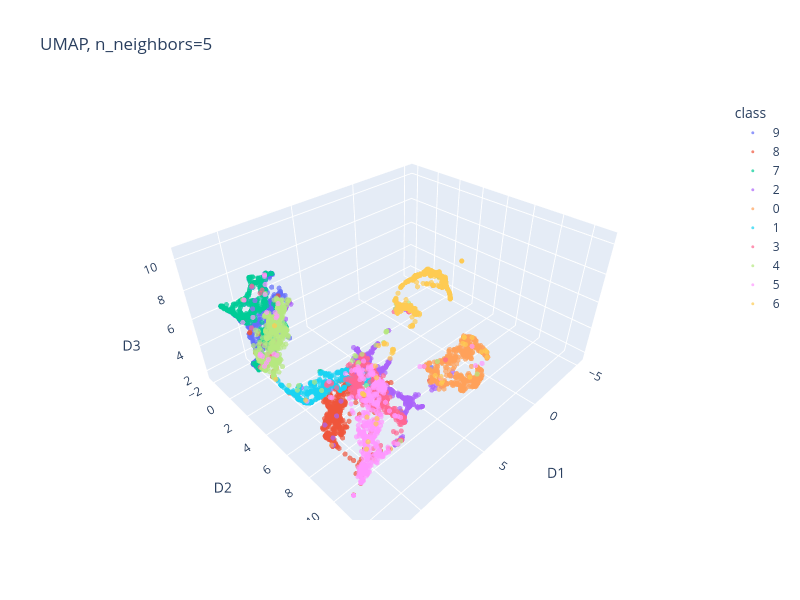
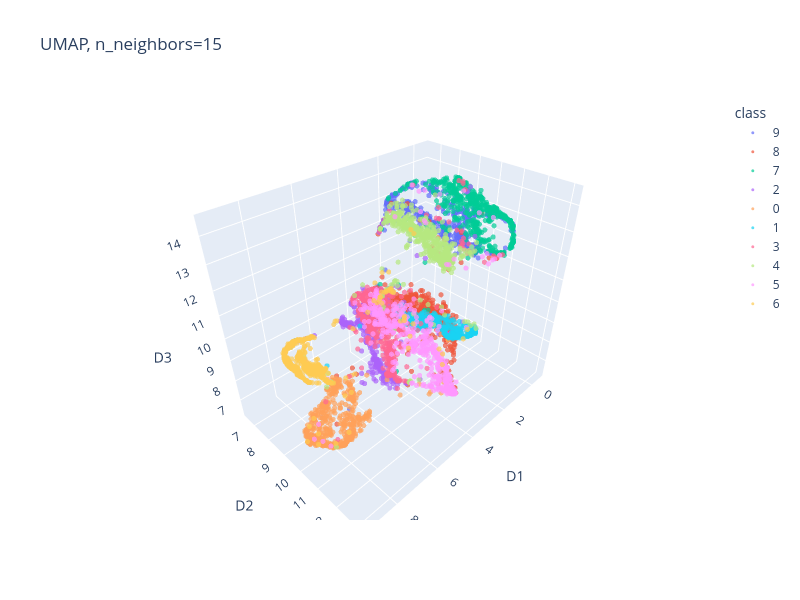
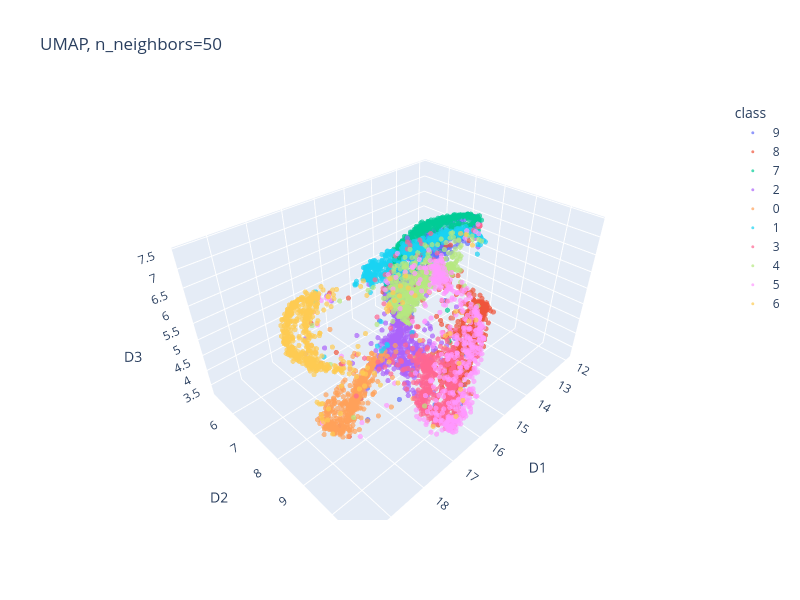

Here is the notebook cell these charts were saved with, in order:
### Code cell
for nn in [5, 15, 50]:
    reducer = umap.UMAP(n_components=3, n_neighbors=nn, min_dist=0.1, random_state=42)
    X_umap = reducer.fit_transform(X_scaled)
    umap_df = pd.DataFrame({
        "D1": X_umap[:, 0], "D2": X_umap[:, 1], "D3": X_umap[:, 2],
        "class": [class_names[c] for c in y_sub]
    })
    fig = px.scatter_3d(umap_df, x="D1", y="D2", z="D3", color="class",
                        opacity=0.7, height=600, width=800,
                        title=f"UMAP, n_neighbors={nn}")
    fig.update_traces(marker_size=3)
    fig.show()

### Figure 1 — Plotly figure (JSON) as saved in the notebook; plotly's stock layout.template omitted (floating-point values rounded to 4 significant figures; data arrays with more than 128 entries replaced by an {"elided": "..."} marker saying what was removed)
{"data": [{"hovertemplate": "class=9<br>D1=%{x}<br>D2=%{y}<br>D3=%{z}<extra></extra>", "legendgroup": "9", "marker": {"color": "#636efa", "opacity": 0.7, "size": 3, "symbol": "circle"}, "mode": "markers", "name": "9", "scene": "scene", "showlegend": true, "type": "scatter3d", "x": {"elided": "500 float values"}, "y": {"elided": "500 float values"}, "z": {"elided": "500 float values"}}, {"hovertemplate": "class=8<br>D1=%{x}<br>D2=%{y}<br>D3=%{z}<extra></extra>", "legendgroup": "8", "marker": {"color": "#EF553B", "opacity": 0.7, "size": 3, "symbol": "circle"}, "mode": "markers", "name": "8", "scene": "scene", "showlegend": true, "type": "scatter3d", "x": {"elided": "500 float values"}, "y": {"elided": "500 float values"}, "z": {"elided": "500 float values"}}, {"hovertemplate": "class=7<br>D1=%{x}<br>D2=%{y}<br>D3=%{z}<extra></extra>", "legendgroup": "7", "marker": {"color": "#00cc96", "opacity": 0.7, "size": 3, "symbol": "circle"}, "mode": "markers", "name": "7", "scene": "scene", "showlegend": true, "type": "scatter3d", "x": {"elided": "500 float values"}, "y": {"elided": "500 float values"}, "z": {"elided": "500 float values"}}, {"hovertemplate": "class=2<br>D1=%{x}<br>D2=%{y}<br>D3=%{z}<extra></extra>", "legendgroup": "2", "marker": {"color": "#ab63fa", "opacity": 0.7, "size": 3, "symbol": "circle"}, "mode": "markers", "name": "2", "scene": "scene", "showlegend": true, "type": "scatter3d", "x": {"elided": "500 float values"}, "y": {"elided": "500 float values"}, "z": {"elided": "500 float values"}}, {"hovertemplate": "class=0<br>D1=%{x}<br>D2=%{y}<br>D3=%{z}<extra></extra>", "legendgroup": "0", "marker": {"color": "#FFA15A", "opacity": 0.7, "size": 3, "symbol": "circle"}, "mode": "markers", "name": "0", "scene": "scene", "showlegend": true, "type": "scatter3d", "x": {"elided": "500 float values"}, "y": {"elided": "500 float values"}, "z": {"elided": "500 float values"}}, {"hovertemplate": "class=1<br>D1=%{x}<br>D2=%{y}<br>D3=%{z}<extra></extra>", "legendgroup": "1", "marker": {"color": "#19d3f3", "opacity": 0.7, "size": 3, "symbol": "circle"}, "mode": "markers", "name": "1", "scene": "scene", "showlegend": true, "type": "scatter3d", "x": {"elided": "500 float values"}, "y": {"elided": "500 float values"}, "z": {"elided": "500 float values"}}, {"hovertemplate": "class=3<br>D1=%{x}<br>D2=%{y}<br>D3=%{z}<extra></extra>", "legendgroup": "3", "marker": {"color": "#FF6692", "opacity": 0.7, "size": 3, "symbol": "circle"}, "mode": "markers", "name": "3", "scene": "scene", "showlegend": true, "type": "scatter3d", "x": {"elided": "500 float values"}, "y": {"elided": "500 float values"}, "z": {"elided": "500 float values"}}, {"hovertemplate": "class=4<br>D1=%{x}<br>D2=%{y}<br>D3=%{z}<extra></extra>", "legendgroup": "4", "marker": {"color": "#B6E880", "opacity": 0.7, "size": 3, "symbol": "circle"}, "mode": "markers", "name": "4", "scene": "scene", "showlegend": true, "type": "scatter3d", "x": {"elided": "500 float values"}, "y": {"elided": "500 float values"}, "z": {"elided": "500 float values"}}, {"hovertemplate": "class=5<br>D1=%{x}<br>D2=%{y}<br>D3=%{z}<extra></extra>", "legendgroup": "5", "marker": {"color": "#FF97FF", "opacity": 0.7, "size": 3, "symbol": "circle"}, "mode": "markers", "name": "5", "scene": "scene", "showlegend": true, "type": "scatter3d", "x": {"elided": "500 float values"}, "y": {"elided": "500 float values"}, "z": {"elided": "500 float values"}}, {"hovertemplate": "class=6<br>D1=%{x}<br>D2=%{y}<br>D3=%{z}<extra></extra>", "legendgroup": "6", "marker": {"color": "#FECB52", "opacity": 0.7, "size": 3, "symbol": "circle"}, "mode": "markers", "name": "6", "scene": "scene", "showlegend": true, "type": "scatter3d", "x": {"elided": "500 float values"}, "y": {"elided": "500 float values"}, "z": {"elided": "500 float values"}}], "layout": {"height": 600, "legend": {"title": {"text": "class"}, "tracegroupgap": 0}, "scene": {"domain": {"x": [0, 1], "y": [0, 1]}, "xaxis": {"title": {"text": "D1"}}, "yaxis": {"title": {"text": "D2"}}, "zaxis": {"title": {"text": "D3"}}}, "title": {"text": "UMAP, n_neighbors=5"}, "width": 800}}

### Figure 2 — Plotly figure (JSON) as saved in the notebook; plotly's stock layout.template omitted (floating-point values rounded to 4 significant figures; data arrays with more than 128 entries replaced by an {"elided": "..."} marker saying what was removed)
{"data": [{"hovertemplate": "class=9<br>D1=%{x}<br>D2=%{y}<br>D3=%{z}<extra></extra>", "legendgroup": "9", "marker": {"color": "#636efa", "opacity": 0.7, "size": 3, "symbol": "circle"}, "mode": "markers", "name": "9", "scene": "scene", "showlegend": true, "type": "scatter3d", "x": {"elided": "500 float values"}, "y": {"elided": "500 float values"}, "z": {"elided": "500 float values"}}, {"hovertemplate": "class=8<br>D1=%{x}<br>D2=%{y}<br>D3=%{z}<extra></extra>", "legendgroup": "8", "marker": {"color": "#EF553B", "opacity": 0.7, "size": 3, "symbol": "circle"}, "mode": "markers", "name": "8", "scene": "scene", "showlegend": true, "type": "scatter3d", "x": {"elided": "500 float values"}, "y": {"elided": "500 float values"}, "z": {"elided": "500 float values"}}, {"hovertemplate": "class=7<br>D1=%{x}<br>D2=%{y}<br>D3=%{z}<extra></extra>", "legendgroup": "7", "marker": {"color": "#00cc96", "opacity": 0.7, "size": 3, "symbol": "circle"}, "mode": "markers", "name": "7", "scene": "scene", "showlegend": true, "type": "scatter3d", "x": {"elided": "500 float values"}, "y": {"elided": "500 float values"}, "z": {"elided": "500 float values"}}, {"hovertemplate": "class=2<br>D1=%{x}<br>D2=%{y}<br>D3=%{z}<extra></extra>", "legendgroup": "2", "marker": {"color": "#ab63fa", "opacity": 0.7, "size": 3, "symbol": "circle"}, "mode": "markers", "name": "2", "scene": "scene", "showlegend": true, "type": "scatter3d", "x": {"elided": "500 float values"}, "y": {"elided": "500 float values"}, "z": {"elided": "500 float values"}}, {"hovertemplate": "class=0<br>D1=%{x}<br>D2=%{y}<br>D3=%{z}<extra></extra>", "legendgroup": "0", "marker": {"color": "#FFA15A", "opacity": 0.7, "size": 3, "symbol": "circle"}, "mode": "markers", "name": "0", "scene": "scene", "showlegend": true, "type": "scatter3d", "x": {"elided": "500 float values"}, "y": {"elided": "500 float values"}, "z": {"elided": "500 float values"}}, {"hovertemplate": "class=1<br>D1=%{x}<br>D2=%{y}<br>D3=%{z}<extra></extra>", "legendgroup": "1", "marker": {"color": "#19d3f3", "opacity": 0.7, "size": 3, "symbol": "circle"}, "mode": "markers", "name": "1", "scene": "scene", "showlegend": true, "type": "scatter3d", "x": {"elided": "500 float values"}, "y": {"elided": "500 float values"}, "z": {"elided": "500 float values"}}, {"hovertemplate": "class=3<br>D1=%{x}<br>D2=%{y}<br>D3=%{z}<extra></extra>", "legendgroup": "3", "marker": {"color": "#FF6692", "opacity": 0.7, "size": 3, "symbol": "circle"}, "mode": "markers", "name": "3", "scene": "scene", "showlegend": true, "type": "scatter3d", "x": {"elided": "500 float values"}, "y": {"elided": "500 float values"}, "z": {"elided": "500 float values"}}, {"hovertemplate": "class=4<br>D1=%{x}<br>D2=%{y}<br>D3=%{z}<extra></extra>", "legendgroup": "4", "marker": {"color": "#B6E880", "opacity": 0.7, "size": 3, "symbol": "circle"}, "mode": "markers", "name": "4", "scene": "scene", "showlegend": true, "type": "scatter3d", "x": {"elided": "500 float values"}, "y": {"elided": "500 float values"}, "z": {"elided": "500 float values"}}, {"hovertemplate": "class=5<br>D1=%{x}<br>D2=%{y}<br>D3=%{z}<extra></extra>", "legendgroup": "5", "marker": {"color": "#FF97FF", "opacity": 0.7, "size": 3, "symbol": "circle"}, "mode": "markers", "name": "5", "scene": "scene", "showlegend": true, "type": "scatter3d", "x": {"elided": "500 float values"}, "y": {"elided": "500 float values"}, "z": {"elided": "500 float values"}}, {"hovertemplate": "class=6<br>D1=%{x}<br>D2=%{y}<br>D3=%{z}<extra></extra>", "legendgroup": "6", "marker": {"color": "#FECB52", "opacity": 0.7, "size": 3, "symbol": "circle"}, "mode": "markers", "name": "6", "scene": "scene", "showlegend": true, "type": "scatter3d", "x": {"elided": "500 float values"}, "y": {"elided": "500 float values"}, "z": {"elided": "500 float values"}}], "layout": {"height": 600, "legend": {"title": {"text": "class"}, "tracegroupgap": 0}, "scene": {"domain": {"x": [0, 1], "y": [0, 1]}, "xaxis": {"title": {"text": "D1"}}, "yaxis": {"title": {"text": "D2"}}, "zaxis": {"title": {"text": "D3"}}}, "title": {"text": "UMAP, n_neighbors=15"}, "width": 800}}

### Figure 3 — Plotly figure (JSON) as saved in the notebook; plotly's stock layout.template omitted (floating-point values rounded to 4 significant figures; data arrays with more than 128 entries replaced by an {"elided": "..."} marker saying what was removed)
{"data": [{"hovertemplate": "class=9<br>D1=%{x}<br>D2=%{y}<br>D3=%{z}<extra></extra>", "legendgroup": "9", "marker": {"color": "#636efa", "opacity": 0.7, "size": 3, "symbol": "circle"}, "mode": "markers", "name": "9", "scene": "scene", "showlegend": true, "type": "scatter3d", "x": {"elided": "500 float values"}, "y": {"elided": "500 float values"}, "z": {"elided": "500 float values"}}, {"hovertemplate": "class=8<br>D1=%{x}<br>D2=%{y}<br>D3=%{z}<extra></extra>", "legendgroup": "8", "marker": {"color": "#EF553B", "opacity": 0.7, "size": 3, "symbol": "circle"}, "mode": "markers", "name": "8", "scene": "scene", "showlegend": true, "type": "scatter3d", "x": {"elided": "500 float values"}, "y": {"elided": "500 float values"}, "z": {"elided": "500 float values"}}, {"hovertemplate": "class=7<br>D1=%{x}<br>D2=%{y}<br>D3=%{z}<extra></extra>", "legendgroup": "7", "marker": {"color": "#00cc96", "opacity": 0.7, "size": 3, "symbol": "circle"}, "mode": "markers", "name": "7", "scene": "scene", "showlegend": true, "type": "scatter3d", "x": {"elided": "500 float values"}, "y": {"elided": "500 float values"}, "z": {"elided": "500 float values"}}, {"hovertemplate": "class=2<br>D1=%{x}<br>D2=%{y}<br>D3=%{z}<extra></extra>", "legendgroup": "2", "marker": {"color": "#ab63fa", "opacity": 0.7, "size": 3, "symbol": "circle"}, "mode": "markers", "name": "2", "scene": "scene", "showlegend": true, "type": "scatter3d", "x": {"elided": "500 float values"}, "y": {"elided": "500 float values"}, "z": {"elided": "500 float values"}}, {"hovertemplate": "class=0<br>D1=%{x}<br>D2=%{y}<br>D3=%{z}<extra></extra>", "legendgroup": "0", "marker": {"color": "#FFA15A", "opacity": 0.7, "size": 3, "symbol": "circle"}, "mode": "markers", "name": "0", "scene": "scene", "showlegend": true, "type": "scatter3d", "x": {"elided": "500 float values"}, "y": {"elided": "500 float values"}, "z": {"elided": "500 float values"}}, {"hovertemplate": "class=1<br>D1=%{x}<br>D2=%{y}<br>D3=%{z}<extra></extra>", "legendgroup": "1", "marker": {"color": "#19d3f3", "opacity": 0.7, "size": 3, "symbol": "circle"}, "mode": "markers", "name": "1", "scene": "scene", "showlegend": true, "type": "scatter3d", "x": {"elided": "500 float values"}, "y": {"elided": "500 float values"}, "z": {"elided": "500 float values"}}, {"hovertemplate": "class=3<br>D1=%{x}<br>D2=%{y}<br>D3=%{z}<extra></extra>", "legendgroup": "3", "marker": {"color": "#FF6692", "opacity": 0.7, "size": 3, "symbol": "circle"}, "mode": "markers", "name": "3", "scene": "scene", "showlegend": true, "type": "scatter3d", "x": {"elided": "500 float values"}, "y": {"elided": "500 float values"}, "z": {"elided": "500 float values"}}, {"hovertemplate": "class=4<br>D1=%{x}<br>D2=%{y}<br>D3=%{z}<extra></extra>", "legendgroup": "4", "marker": {"color": "#B6E880", "opacity": 0.7, "size": 3, "symbol": "circle"}, "mode": "markers", "name": "4", "scene": "scene", "showlegend": true, "type": "scatter3d", "x": {"elided": "500 float values"}, "y": {"elided": "500 float values"}, "z": {"elided": "500 float values"}}, {"hovertemplate": "class=5<br>D1=%{x}<br>D2=%{y}<br>D3=%{z}<extra></extra>", "legendgroup": "5", "marker": {"color": "#FF97FF", "opacity": 0.7, "size": 3, "symbol": "circle"}, "mode": "markers", "name": "5", "scene": "scene", "showlegend": true, "type": "scatter3d", "x": {"elided": "500 float values"}, "y": {"elided": "500 float values"}, "z": {"elided": "500 float values"}}, {"hovertemplate": "class=6<br>D1=%{x}<br>D2=%{y}<br>D3=%{z}<extra></extra>", "legendgroup": "6", "marker": {"color": "#FECB52", "opacity": 0.7, "size": 3, "symbol": "circle"}, "mode": "markers", "name": "6", "scene": "scene", "showlegend": true, "type": "scatter3d", "x": {"elided": "500 float values"}, "y": {"elided": "500 float values"}, "z": {"elided": "500 float values"}}], "layout": {"height": 600, "legend": {"title": {"text": "class"}, "tracegroupgap": 0}, "scene": {"domain": {"x": [0, 1], "y": [0, 1]}, "xaxis": {"title": {"text": "D1"}}, "yaxis": {"title": {"text": "D2"}}, "zaxis": {"title": {"text": "D3"}}}, "title": {"text": "UMAP, n_neighbors=50"}, "width": 800}}
